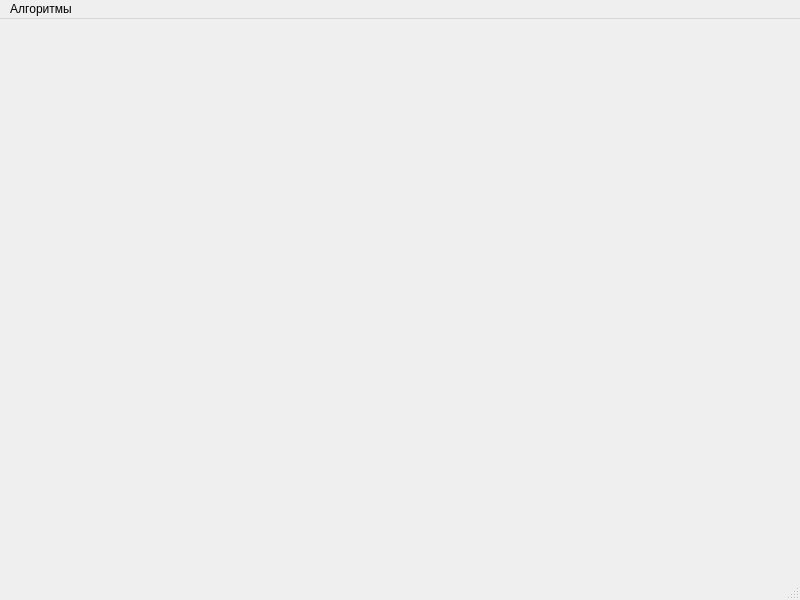
<?xml version="1.0" encoding="UTF-8"?>
<ui version="4.0">
 <class>MainWindow</class>
 <widget class="QMainWindow" name="MainWindow">
  <property name="geometry">
   <rect>
    <x>0</x>
    <y>0</y>
    <width>800</width>
    <height>600</height>
   </rect>
  </property>
  <property name="windowTitle">
   <string>MainWindow</string>
  </property>
  <widget class="QWidget" name="centralwidget"/>
  <widget class="QMenuBar" name="menubar">
   <property name="geometry">
    <rect>
     <x>0</x>
     <y>0</y>
     <width>800</width>
     <height>25</height>
    </rect>
   </property>
   <widget class="QMenu" name="menu">
    <property name="title">
     <string>Алгоритмы</string>
    </property>
    <addaction name="separator"/>
    <addaction name="action_step"/>
    <addaction name="actionDDA"/>
    <addaction name="action_bres"/>
    <addaction name="action_circle"/>
   </widget>
   <addaction name="menu"/>
  </widget>
  <widget class="QStatusBar" name="statusbar"/>
  <action name="action_step">
   <property name="text">
    <string>Пошаговый</string>
   </property>
  </action>
  <action name="actionDDA">
   <property name="text">
    <string>DDA-линия</string>
   </property>
  </action>
  <action name="action_bres">
   <property name="text">
    <string>Брезенхем</string>
   </property>
  </action>
  <action name="action_circle">
   <property name="text">
    <string>Брезенхем (окружность)</string>
   </property>
  </action>
 </widget>
 <resources/>
 <connections/>
</ui>
